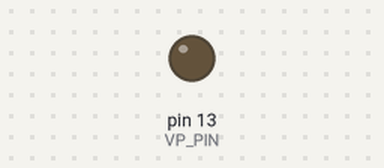
Simulated run of this sketch. Board: Arduino Uno, built with avr-gcc and run on an emulated ATmega328P. Shown: output pins drawn as LEDs (lit = HIGH).

Above: at 0.3 s.
At 1.5 s:
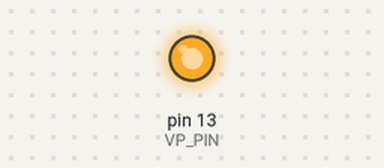
Timing chart, 0 to 5.4 s (numbered marks = the images above):
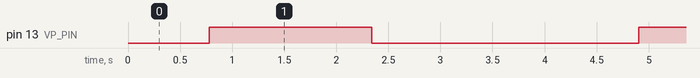

Measured:
- by itself, pin 13 (VP_PIN): alternates HIGH for 1.6 s and LOW for 2.6 s

The sketch:

WWTP_PWM_FUNCTION.ino
```cpp
// ------------------------- FOR PWM FUNCTION ------------------------- //
int VP_PIN = LED_BUILTIN; // VP connected PIN

void vpControl() {
    // Buffing PWM Variable Increase
   for (int vpVal = 0; vpVal <= 255; vpVal += 5) {
      // VP Controlled PWM
      analogWrite(VP_PIN, vpVal);
      delay(30);
   }

    // Buffing PWM Variable Decrease
   for (int vpVal = 255; vpVal >= 0; vpVal -= 5) {
      // VP Controlled PWM
      analogWrite(VP_PIN, vpVal);
      delay(30);
   }
}
// ------------------------- END OF FOR PWM FUNCTION ------------------------- //

void setup() {
  Serial.begin(9600);                                 //set baud rate for the hardware serial port_0 to 9600
}

void loop() {
  vpControl();
  delay(1000);
}
```
